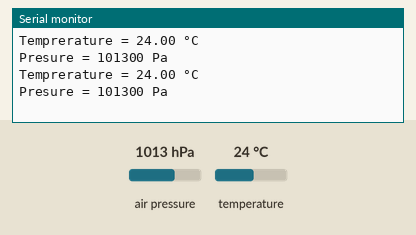
Recording of a sketch running on a simulated Arduino Uno, built with avr-gcc and run on an emulated ATmega328P. Shown: the last lines printed to the serial monitor. The test bench sets the inputs (shaded band); at power-on: air pressure 1013 hPa, temperature 24 °C.

Above: at 5.8 s.
5.9 s: air pressure set to 952 hPa
At 11.0 s:
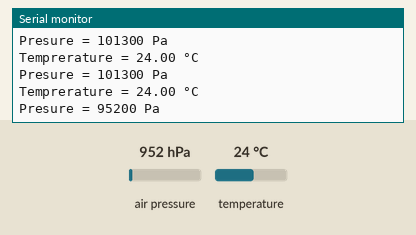
11.9 s: temperature set to 12 °C
At 16.2 s:
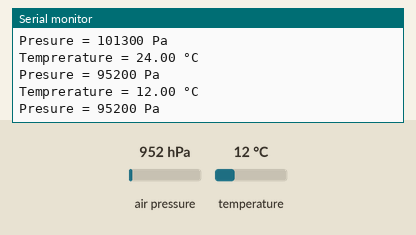
17.9 s: air pressure set to 975 hPa
At 21.4 s:
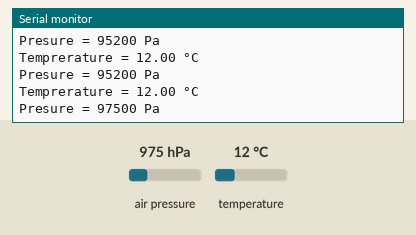
Timing chart, 0 to 22.9 s (numbered marks = the images above; inputs shaded):
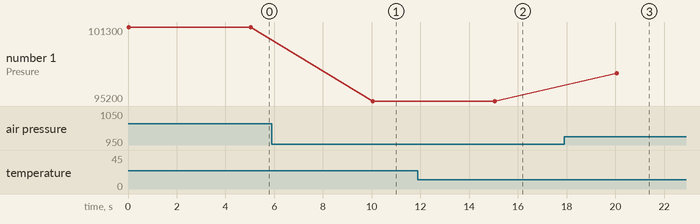

The sketch:

BMP180.ino
```cpp
/*
 Example testing sketch for BMP180 temperature and air presure sensor
 REQUIRES the following Arduino libraries:
    - Adafruit_BMP085: https://github.com/adafruit/Adafruit-BMP085-Library

  BMP180 sensor attached with I2C bus as follows:
  * Arduino Uno:
    ** SDA - 4A SCL - 5A
  * LaskaKit ESP-12 Board
    ** SDA - 05 SDA - 04
  * Wemos D1 mini
    ** SCL - D1 SDA - D2
  * ESP-01 (Shield)
    ** SDA - 05 SDA - 04
 */

#include <Adafruit_BMP085.h>
#include <Wire.h>
//Addres 0x77
Adafruit_BMP085 bmp;

void setup()
{
  Serial.begin(9600);
  //
  if (!bmp.begin())
  {
    Serial.println("Could not find BMP180 sensor");
    while (1) {}
  }
}

void loop()
{
  Serial.print("Temprerature = ");
  Serial.print(bmp.readTemperature());
  Serial.println(" °C");

  Serial.print("Presure = ");
  Serial.print(bmp.readPressure());
  Serial.println(" Pa");


  Serial.println();
  delay(5000);
}
```

Measured:
- after the input at 5.9 s, the serial monitor: prints a new line after 4.1 s (image 1)
- after the input at 11.9 s, the serial monitor: prints a new line after 3.1 s (image 2)
- after the input at 17.9 s, the serial monitor: prints a new line after 2.2 s (image 3)
- plotted number 1: 101300 → 95200 after the input at 5.9 s, 95200 → 97500 after the input at 17.9 s
